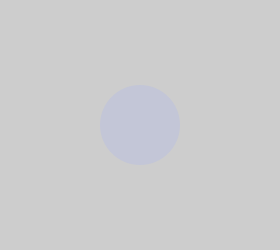
Frame 1 (no input)
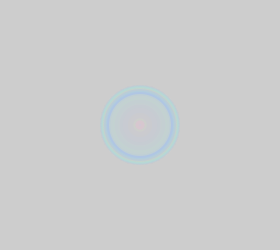
Frame 60 (the mouse pressed at the canvas centre just before this capture)
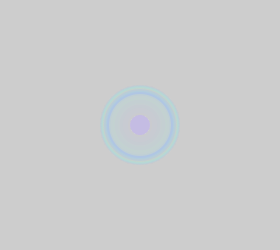
Frame 120 (the mouse held since frame 60 and released just before this capture)

The Processing sketch that drew these frames (run headless with seeded random() and noise(); from frame 60 on, the mouse is pressed at the canvas centre):

// Processing sketch: processing_88211
// ── processing_88211.pde

int counter;

void setup() {  //setup function called initially, only once
  size(280, 250);
  background(205);  //set background white
  colorMode(HSB);   //set colors to Hue, Saturation, Brightness mode
  counter = 10;
}

void draw() {  //draw function loops 
  counter++;
  noStroke();
  fill(random(255),100,255,50);
  
  if(mousePressed == true) { //add some interaction
    ellipse(mouseX, mouseY, 20, 20);
  }
  else {
    ellipse(width/2, height/2, 80*sin(counter), 80*sin(counter));
  }
}
